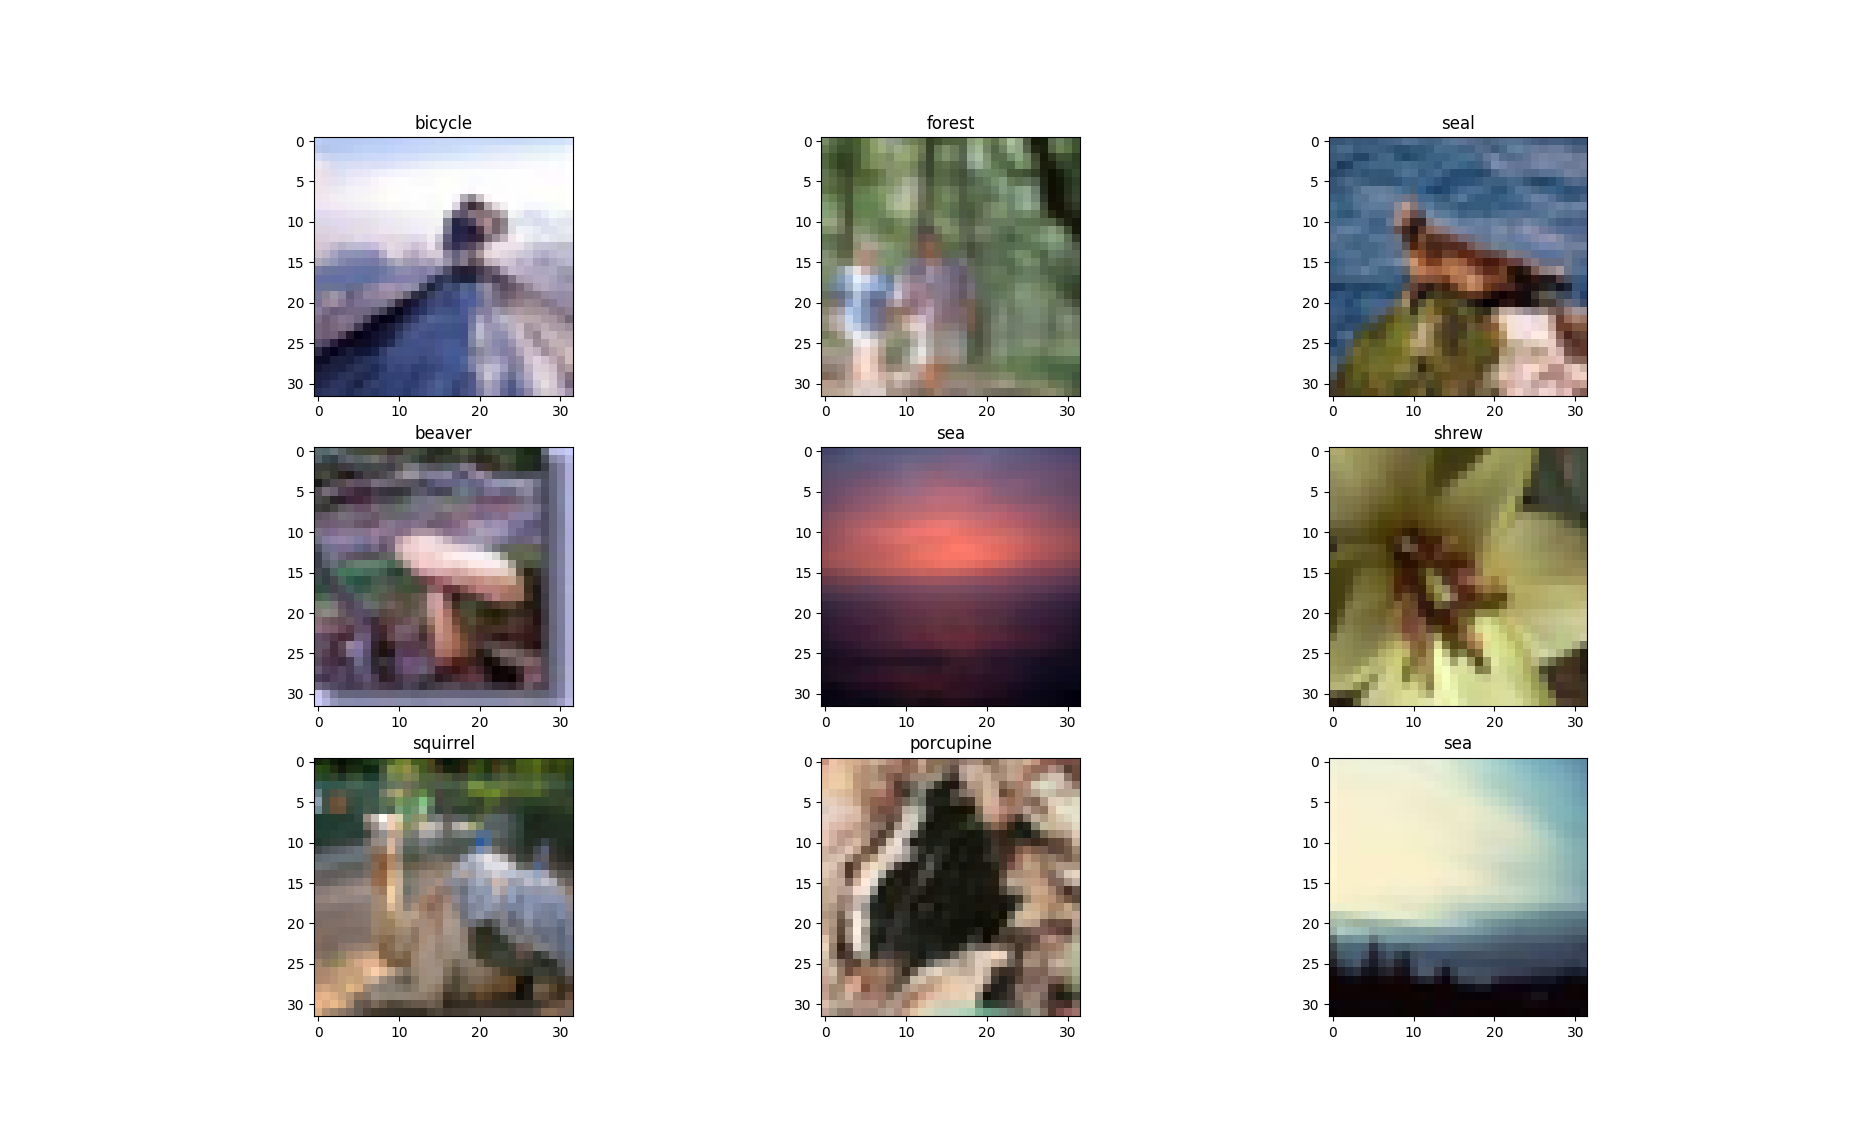

This chart was generated by the following Python code:
# Evaluation program for CIFAR-100
#
# NN-Team-2

import os
import os.path as path

import numpy as np
from keras.datasets import cifar100
from keras.models import Sequential
from keras.layers import Dense
from keras.layers import Dropout
from keras.layers import Flatten
from keras.constraints import maxnorm
from keras.optimizers import SGD
from keras.layers.convolutional import Conv2D
from keras.layers.convolutional import MaxPooling2D
from keras.utils import np_utils
from keras import backend as K

from matplotlib import pyplot
from scipy.misc import toimage

# Compile model
epochs = 50
lrate = 0.01

# Simply orders the dataset for 'channels (3) first'
K.set_image_dim_ordering('th')

# fix random seed for reproducibility
seed = 7
np.random.seed(seed)

def load_data():
    (X_train, y_train), (X_test, y_test) = cifar100.load_data()

    # normalize inputs from 0-255 to 0.0-1.0
    X_train = X_train.astype('float32')
    X_test = X_test.astype('float32')
    X_train = X_train / 255.0
    X_test = X_test / 255.0

    # one hot encode outputs
    y_train = np_utils.to_categorical(y_train)
    y_test = np_utils.to_categorical(y_test)

    return X_train, y_train, X_test, y_test


def build_model(num_classes):
    model = Sequential()
    model.add(Conv2D(32, (3, 3), input_shape=(3, 32, 32), activation='relu', padding='same'))
    model.add(Dropout(0.2))
    model.add(Conv2D(32, (3, 3), activation='relu', padding='same'))
    model.add(MaxPooling2D(pool_size=(2, 2)))
    model.add(Conv2D(64, (3, 3), activation='relu', padding='same'))
    model.add(Dropout(0.2))
    model.add(Conv2D(64, (3, 3), activation='relu', padding='same'))
    model.add(MaxPooling2D(pool_size=(2, 2)))
    model.add(Conv2D(128, (3, 3), activation='relu', padding='same'))
    model.add(Dropout(0.2))
    model.add(Conv2D(128, (3, 3), activation='relu', padding='same'))
    model.add(MaxPooling2D(pool_size=(2, 2)))
    model.add(Flatten())
    model.add(Dropout(0.2))
    model.add(Dense(1024, activation='relu', kernel_constraint=maxnorm(3)))
    model.add(Dropout(0.2))
    model.add(Dense(512, activation='relu', kernel_constraint=maxnorm(3)))
    model.add(Dropout(0.2))
    model.add(Dense(num_classes, activation='softmax'))

    decay = lrate / epochs
    sgd = SGD(lr=lrate, momentum=0.9, decay=decay, nesterov=False)
    model.compile(loss='categorical_crossentropy', optimizer=sgd, metrics=['accuracy'])
    print(model.summary())

    return model


def load(model, filename):
    if not path.exists('out'):
        os.mkdir('out')

    if path.exists(filename):
        model.load_weights(filename)

    return model


def main():
    filename = 'out/cifar100_complex_cnn.h5'

    if path.exists(filename):
        X_train, y_train, X_test, y_test = load_data()

        model = load(build_model(y_test.shape[1]), filename)

        scores = model.evaluate(X_train, y_train, verbose=0)
        print("Accuracy train: %.2f%%" % (scores[1] * 100))

        scores = model.evaluate(X_test, y_test, verbose=0)
        print("Accuracy test: %.2f%%" % (scores[1] * 100))

        # declare categories:
        categories = [
            'apple', 'aquarium_fish', 'baby', 'bear', 'beaver', 'bed', 'bee', 'beetle',
            'bicycle', 'bottle', 'bowl', 'boy', 'bridge', 'bus', 'butterfly', 'camel',
            'can', 'castle', 'caterpillar', 'cattle', 'chair', 'chimpanzee', 'clock',
            'cloud', 'cockroach', 'couch', 'crab', 'crocodile', 'cup', 'dinosaur',
            'dolphin', 'elephant', 'flatfish', 'forest', 'fox', 'girl', 'hamster',
            'house', 'kangaroo', 'keyboard', 'lamp', 'lawn_mower', 'leopard', 'lion',
            'lizard', 'lobster', 'man', 'maple_tree', 'motorcycle', 'mountain', 'mouse',
            'mushroom', 'oak_tree', 'orange', 'orchid', 'otter', 'palm_tree', 'pear',
            'pickup_truck', 'pine_tree', 'plain', 'plate', 'poppy', 'porcupine',
            'possum', 'rabbit', 'raccoon', 'ray', 'road', 'rocket', 'rose',
            'sea', 'seal', 'shark', 'shrew', 'skunk', 'skyscraper', 'snail', 'snake',
            'spider', 'squirrel', 'streetcar', 'sunflower', 'sweet_pepper', 'table',
            'tank', 'telephone', 'television', 'tiger', 'tractor', 'train', 'trout',
            'tulip', 'turtle', 'wardrobe', 'whale', 'willow_tree', 'wolf', 'woman',
            'worm'
        ]

        # pull first 9 images out:
        images = X_test[:9]

        # make prediction
        prediction = model.predict(images)

        # create a grid of 3x3 images
        for i in range(0, 9):
            ax = pyplot.subplot(330 + 1 + i)
            ax.title.set_text(categories[np.argmax(prediction[i])])
            pyplot.imshow(toimage(images[i]))

        # show the plot
        pyplot.show()
    else:
        print('no weights found...')


if __name__ == '__main__':
    main()
